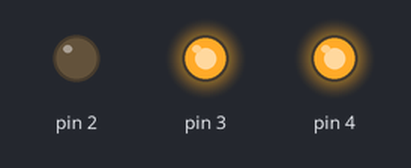
Recording of a sketch running on a simulated Arduino Uno, built with avr-gcc and run on an emulated ATmega328P. Shown: output pins drawn as LEDs (lit = HIGH).

Above: at 0.1 s.
Timing chart, 0 to 1.6 s (numbered marks = the images above):
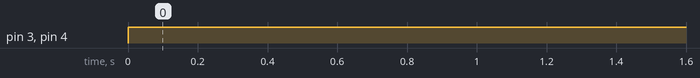

The sketch:

RGB_LED.ino
```cpp
void setup() {
  pinMode(2, OUTPUT);
  pinMode(3, OUTPUT);
  pinMode(4, OUTPUT);
}

// ขายาวต่อเข้า 5v
// LOW = ติด
// HIGH = ดับ

void loop() {
  digitalWrite(2, LOW);
  digitalWrite(3, HIGH);
  digitalWrite(4, HIGH);
  delay(1000);
}
```

Measured:
- by itself, pin 3, pin 4: LOW → HIGH at 0.00 s
